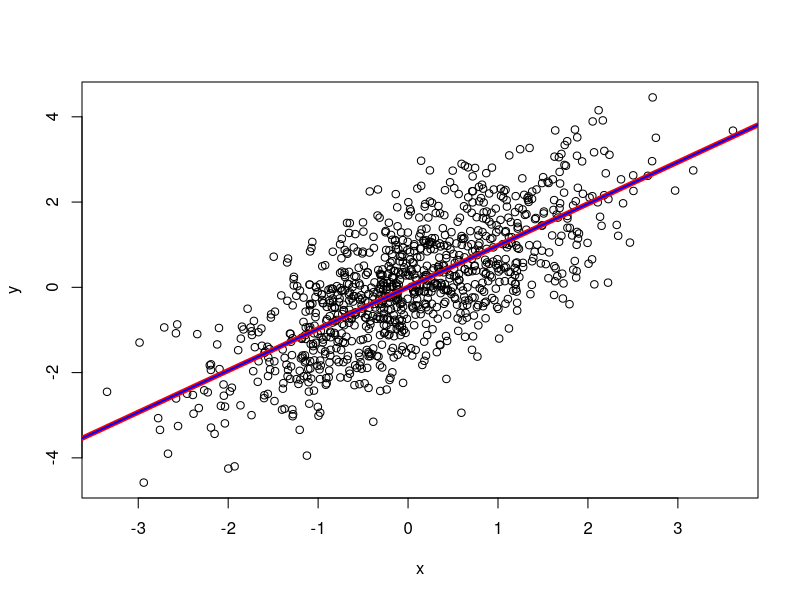

Here is the R script that generated this plot:
wtm.cholesky <- function(A){
  n <- nrow(A)
  for (i in 1:(n-1)){
    A[i,i] <- sqrt(A[i,i])
    for (j in (i+1):n){
      A[j,i] <- A[j,i]/A[i,i]
    }
    for (j in (i+1):n){
      for (k in j:n){
        A[k,j] <- A[k,j] - (A[k,i]*A[j,i])
      }
    }
  }
  A[n,n] <- sqrt(A[n,n])
  return(A)
}

A <- matrix(runif(25, 1,2), nrow = 5)
M <- A%*%t(A)
B <- wtm.cholesky(M)
B[upper.tri(B)] <- 0
B
t(chol(M))

#########

x <- rnorm(1000)
y <- x + rnorm(1000)
plot(y ~ x)
linreg <- lm(y ~ x)
abline(linreg, col = "red", lwd = 5)

z <- rep(1,1000)
A <- cbind(z,x)
M <- t(A)%*%A
b <- t(A)%*%y
s <- solve(M,b)
abline(s, col = "blue", lwd = 2)
